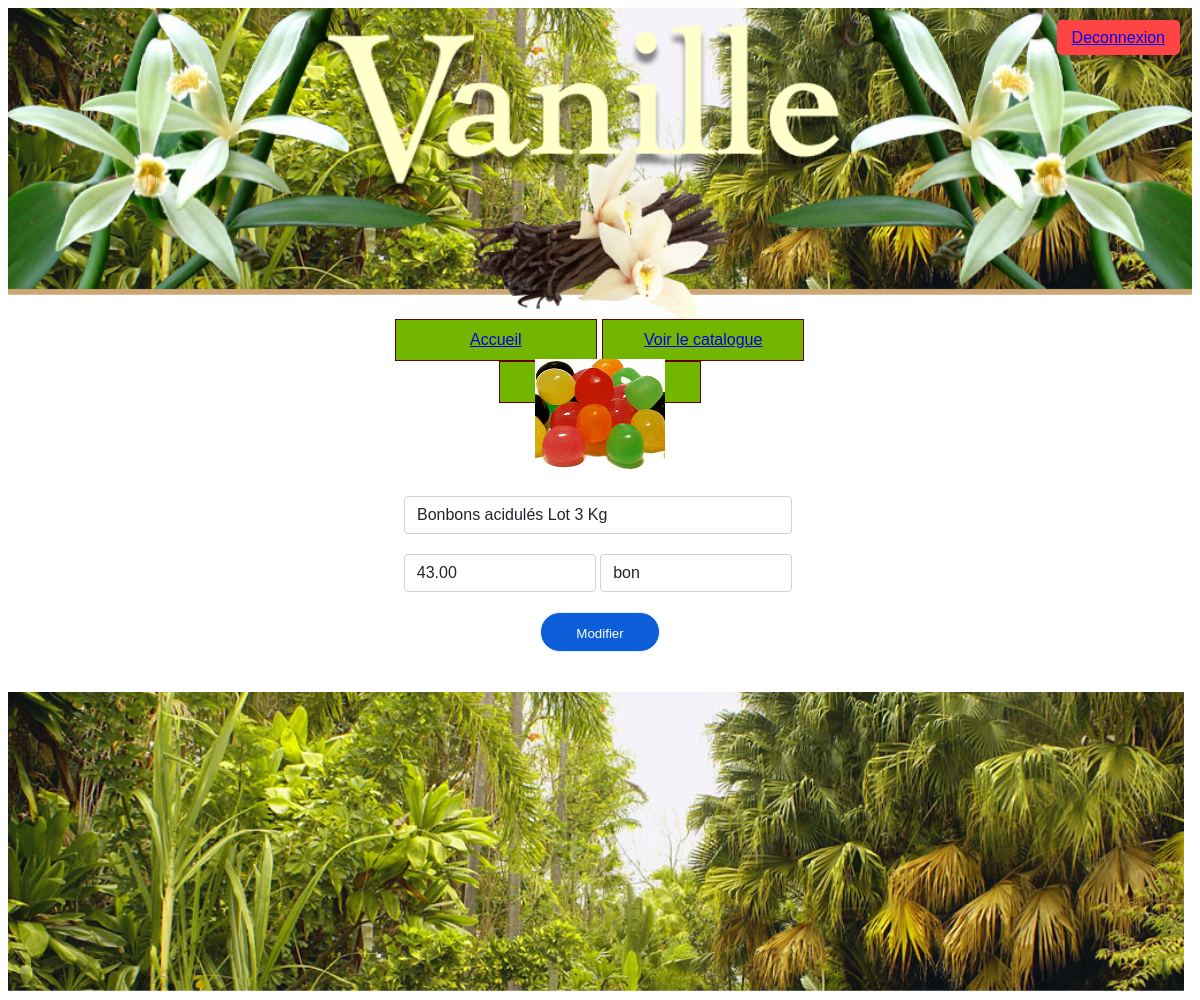
Page /index.php?uc=gererProduits&etatGestion=modifierProduit&idProduit=BO01 (signed in) on the committed database.
### tables this page shows
CREATE TABLE IF NOT EXISTS `produit` (
  `PDT_id` char(5) NOT NULL,
  `description` char(50) DEFAULT NULL,
  `prix` decimal(10,2) DEFAULT NULL,
  `image` char(32) DEFAULT NULL,
  `idCategorie` char(3) NOT NULL,
  PRIMARY KEY (`PDT_id`),
  KEY `I_FK_Produit_CATEGORIE` (`idCategorie`)
);

### util/class.pdoVanille.inc.php (called while the page is built, shortened)
<?php
class PdoVanille
{
	private static $monPdo;
	private static $monPdoVanille = null;
	private function __construct()
	{
		PdoVanille::$monPdo = new PDO('mysql:host=localhost;dbname=vanille', 'root', '');
		PdoVanille::$monPdo->query("SET CHARACTER SET utf8");
	}
	public  static function getPdoVanille()
	{
		if (PdoVanille::$monPdoVanille == null) {
			PdoVanille::$monPdoVanille = new PdoVanille();
		}
		return PdoVanille::$monPdoVanille;
	}
	public function getProduitInformByID($id)
	{
		$req = "select * from produit where PDT_id = '$id'";
		$res = PdoVanille::$monPdo->query($req);
		$unProduit = $res->fetch();
		return $unProduit;
	}
}

### vues/admin/v_modifierProduit.php (the view, shortened to what this page needs)
<div class="body-modificationProduit" style="text-align: center">
    <form action="index.php/?uc=gererProduits&etatLog=modification&id=<?= $produitInfo['PDT_id'] ?>">
        <img src="<?= $produitInfo['image'] ?>" alt=image />
        <br><br>
        <input class="input-command" name="description" style="margin-bottom: 20px" value="<?= $produitInfo['description'] ?>" placeholder="description">
        <input class="input-command" name="prix" style="margin-left: -4px;width: 48%; display: inline-block" value="<?= $produitInfo['prix'] ?>" placeholder="prix">
        <select class="input-command" name="idCat" style="margin-left: -2    px;width: 48%; display: inline-block" value="<?= $produitInfo['idCategorie'] ?>" placeholder="idCategorie">
            <option value="bon" <?= $produitInfo['idCategorie'] == 'bon' ? ' selected="selected"' : ''; ?>>bon</option>
        </select>
        <input type="submit" value="Modifier" class="btn-passercommande">
    </form>
</div>

### util/cssGeneral.css (style rules this page uses)
html { font: normal 100%/1.2em "Trebuchet MS", Verdana, Helvetica, Arial, sans-serif; }
.input-command { display: block; width: 97%; padding: .375rem .75rem; font-size: 1rem; font-weight: 400; line-height: 1.5; color: #212529; background-color: #fff; background-clip: padding-box; border: 1px solid #ced4da; -webkit-appearance: none; -moz-appearance: none; appearance: none; border-radius: .25rem; transition: border-color .15s ease-in-out, box-shadow .15s ease-in-out; }
input { margin-left: 1%; width: 30%; border: #CCC 1px solid; }
input[type="submit"] { border: #DDEEFF 1px solid; width: 30%; }
.btn-passercommande { display: inline-block; color: #fff; background-color: #0b5ed7; border-color: #0a58ca; margin: .25rem .125rem; width: 200px; margin-top: 20px; cursor: pointer; text-align: center; height: 40px; line-height: 40px; text-decoration: none; border-radius: 100px; transition: 200ms; }
.body-modificationProduit { width: 400px; margin-left: 50%; transform: translate(-50%); }

### rows in the picture
produit: image (picture), description "Bonbons acidulés Lot 3 Kg", prix "43.00", idCat "bon"
